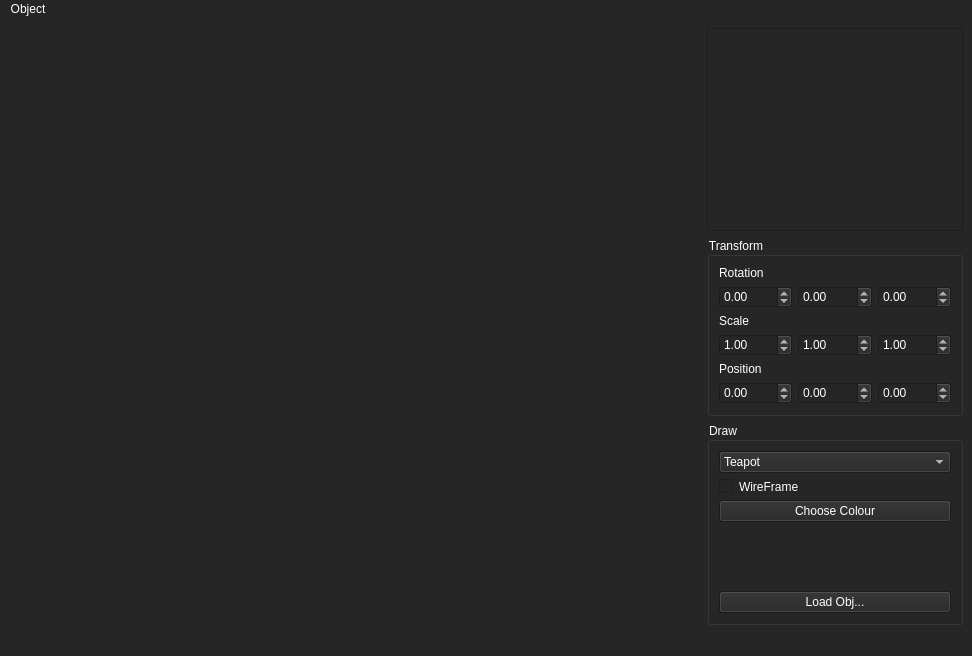
<?xml version="1.0" encoding="UTF-8"?>
<ui version="4.0">
 <class>MainWindow</class>
 <widget class="QMainWindow" name="MainWindow">
  <property name="geometry">
   <rect>
    <x>0</x>
    <y>0</y>
    <width>972</width>
    <height>656</height>
   </rect>
  </property>
  <property name="windowTitle">
   <string>ngl Qt Demo</string>
  </property>
  <property name="styleSheet">
   <string notr="true">
*
{
  background: #262626;
  color: #FFFFFF;
  border-color: #787878;
}
  </string>
  </property>
  <widget class="QWidget" name="centralWidget">
   <layout class="QGridLayout" name="s_mainWindowGridLayout">
    <item row="0" column="1">
     <layout class="QGridLayout" name="s_listGridLayout">
      <item row="1" column="0" colspan="2">
       <widget class="QListView" name="m_objList">
        <property name="styleSheet">
         <string notr="true"/>
        </property>
       </widget>
      </item>
     </layout>
    </item>
    <item row="1" column="0">
     <spacer name="horizontalSpacer">
      <property name="orientation">
       <enum>Qt::Horizontal</enum>
      </property>
      <property name="sizeHint" stdset="0">
       <size>
        <width>666</width>
        <height>17</height>
       </size>
      </property>
     </spacer>
    </item>
    <item row="1" column="1">
     <widget class="QGroupBox" name="s_transformGB">
      <property name="styleSheet">
       <string notr="true"/>
      </property>
      <property name="title">
       <string>Transform</string>
      </property>
      <layout class="QGridLayout" name="gridLayout">
       <item row="0" column="0">
        <widget class="QLabel" name="label">
         <property name="text">
          <string>Rotation</string>
         </property>
        </widget>
       </item>
       <item row="1" column="0">
        <widget class="QDoubleSpinBox" name="m_rotationX">
         <property name="styleSheet">
          <string notr="true"/>
         </property>
         <property name="minimum">
          <double>-360.000000000000000</double>
         </property>
         <property name="maximum">
          <double>360.000000000000000</double>
         </property>
        </widget>
       </item>
       <item row="1" column="1">
        <widget class="QDoubleSpinBox" name="m_rotationY">
         <property name="minimum">
          <double>-360.000000000000000</double>
         </property>
         <property name="maximum">
          <double>360.000000000000000</double>
         </property>
        </widget>
       </item>
       <item row="1" column="2">
        <widget class="QDoubleSpinBox" name="m_rotationZ">
         <property name="minimum">
          <double>-360.000000000000000</double>
         </property>
         <property name="maximum">
          <double>360.000000000000000</double>
         </property>
        </widget>
       </item>
       <item row="2" column="0">
        <widget class="QLabel" name="label_2">
         <property name="text">
          <string>Scale</string>
         </property>
        </widget>
       </item>
       <item row="3" column="0">
        <widget class="QDoubleSpinBox" name="m_scaleX">
         <property name="minimum">
          <double>-4.000000000000000</double>
         </property>
         <property name="maximum">
          <double>4.000000000000000</double>
         </property>
         <property name="singleStep">
          <double>0.010000000000000</double>
         </property>
         <property name="value">
          <double>1.000000000000000</double>
         </property>
        </widget>
       </item>
       <item row="3" column="1">
        <widget class="QDoubleSpinBox" name="m_scaleY">
         <property name="minimum">
          <double>-4.000000000000000</double>
         </property>
         <property name="maximum">
          <double>4.000000000000000</double>
         </property>
         <property name="singleStep">
          <double>0.010000000000000</double>
         </property>
         <property name="value">
          <double>1.000000000000000</double>
         </property>
        </widget>
       </item>
       <item row="3" column="2">
        <widget class="QDoubleSpinBox" name="m_scaleZ">
         <property name="minimum">
          <double>-4.000000000000000</double>
         </property>
         <property name="maximum">
          <double>4.000000000000000</double>
         </property>
         <property name="singleStep">
          <double>0.010000000000000</double>
         </property>
         <property name="value">
          <double>1.000000000000000</double>
         </property>
        </widget>
       </item>
       <item row="4" column="0">
        <widget class="QLabel" name="label_3">
         <property name="text">
          <string>Position</string>
         </property>
        </widget>
       </item>
       <item row="5" column="0">
        <widget class="QDoubleSpinBox" name="m_positionX">
         <property name="minimum">
          <double>-20.000000000000000</double>
         </property>
         <property name="maximum">
          <double>20.000000000000000</double>
         </property>
         <property name="singleStep">
          <double>0.010000000000000</double>
         </property>
        </widget>
       </item>
       <item row="5" column="1">
        <widget class="QDoubleSpinBox" name="m_positionY">
         <property name="minimum">
          <double>-20.000000000000000</double>
         </property>
         <property name="maximum">
          <double>20.000000000000000</double>
         </property>
         <property name="singleStep">
          <double>0.010000000000000</double>
         </property>
        </widget>
       </item>
       <item row="5" column="2">
        <widget class="QDoubleSpinBox" name="m_positionZ">
         <property name="minimum">
          <double>-20.000000000000000</double>
         </property>
         <property name="maximum">
          <double>20.000000000000000</double>
         </property>
         <property name="singleStep">
          <double>0.010000000000000</double>
         </property>
        </widget>
       </item>
      </layout>
     </widget>
    </item>
    <item row="2" column="1">
     <widget class="QGroupBox" name="s_drawGB">
      <property name="title">
       <string>Draw</string>
      </property>
      <layout class="QGridLayout" name="gridLayout_2">
       <item row="1" column="0">
        <widget class="QCheckBox" name="m_wireframe">
         <property name="text">
          <string>WireFrame</string>
         </property>
        </widget>
       </item>
       <item row="3" column="0">
        <widget class="QPushButton" name="m_colour">
         <property name="text">
          <string>Choose Colour</string>
         </property>
        </widget>
       </item>
       <item row="0" column="0">
        <widget class="QComboBox" name="m_objectSelection">
         <item>
          <property name="text">
           <string>Teapot</string>
          </property>
         </item>
         <item>
          <property name="text">
           <string>Sphere</string>
          </property>
         </item>
         <item>
          <property name="text">
           <string>Cube</string>
          </property>
         </item>
        </widget>
       </item>
       <item row="4" column="0">
        <spacer name="verticalSpacer">
         <property name="orientation">
          <enum>Qt::Vertical</enum>
         </property>
         <property name="sizeHint" stdset="0">
          <size>
           <width>20</width>
           <height>40</height>
          </size>
         </property>
        </spacer>
       </item>
       <item row="5" column="0">
        <widget class="QPushButton" name="m_loadObj">
         <property name="text">
          <string>Load Obj...</string>
         </property>
        </widget>
       </item>
      </layout>
     </widget>
    </item>
   </layout>
  </widget>
  <widget class="QMenuBar" name="menubar">
   <property name="geometry">
    <rect>
     <x>0</x>
     <y>0</y>
     <width>972</width>
     <height>25</height>
    </rect>
   </property>
   <widget class="QMenu" name="menuObject">
    <property name="title">
     <string>Object</string>
    </property>
    <widget class="QMenu" name="menuAdd">
     <property name="title">
      <string>Add</string>
     </property>
     <addaction name="actionSphere"/>
     <addaction name="actionTeapot"/>
     <addaction name="actionCube"/>
    </widget>
    <addaction name="separator"/>
    <addaction name="actionLoad"/>
    <addaction name="menuAdd"/>
   </widget>
   <addaction name="menuObject"/>
  </widget>
  <widget class="QStatusBar" name="statusbar"/>
  <action name="actionLoad">
   <property name="text">
    <string>Load...</string>
   </property>
  </action>
  <action name="actionSphere">
   <property name="text">
    <string>Sphere</string>
   </property>
  </action>
  <action name="actionTeapot">
   <property name="text">
    <string>Teapot</string>
   </property>
  </action>
  <action name="actionCube">
   <property name="text">
    <string>Cube</string>
   </property>
  </action>
 </widget>
 <resources/>
 <connections/>
</ui>
